Frame 1 (no input): blank canvas, image omitted
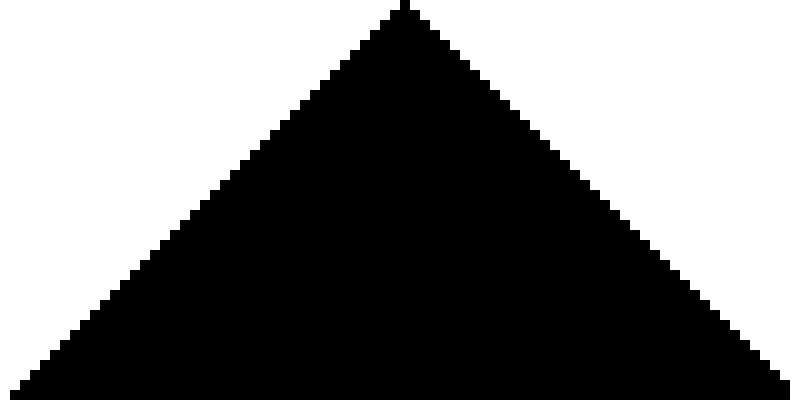
Frame 60 (the mouse pressed at the canvas centre just before this capture)
Frame 120 (the mouse held since frame 60 and released just before this capture): identical to frame 60, image omitted

The Processing sketch that drew this single still picture (run headless with seeded random() and noise(); from frame 60 on, the mouse is pressed at the canvas centre):

// Processing sketch: NOC_7_01_WolframCA_simple
// ── NOC_7_01_WolframCA_simple.pde
// Wolfram Cellular Automata
// Daniel Shiffman <http://www.shiffman.net>

// Simple demonstration of a Wolfram 1-dimensional cellular automata

CA ca;   // An instance object to describe the Wolfram basic Cellular Automata


void setup() {
  size(800, 400);
  background(255);
  ca = new CA();                 // Initialize CA
}

void draw() {
  ca.display();    // Draw the CA
  if (ca.generation < height/ca.w) {
    ca.generate();
  }
  
  //if (frameCount == 2) noLoop();
}


// ── CA.pde
// Wolfram Cellular Automata
// Daniel Shiffman <http://www.shiffman.net>

// A class to manage the CA

class CA {

  int[] cells;     // An array of 0s and 1s 
  int generation;  // How many generations?

  int[] ruleset = {1,1,0,1,1,1,1,0};           // Rule 222  

  int w = 10;

  CA() {
    cells = new int[width/w];
    for (int i = 0; i < cells.length; i++) {
      cells[i] = 0;
    }
    cells[cells.length/2] = 1;    // We arbitrarily start with just the middle cell having a state of "1"
    generation = 0;
  }

  // The process of creating the new generation
  void generate() {
    // First we create an empty array for the new values
    int[] nextgen = new int[cells.length];
    // For every spot, determine new state by examing current state, and neighbor states
    // Ignore edges that only have one neighor
    for (int i = 1; i < cells.length-1; i++) {
      int left = cells[i-1];   // Left neighbor state
      int me = cells[i];       // Current state
      int right = cells[i+1];  // Right neighbor state
      nextgen[i] = rules(left, me, right); // Compute next generation state based on ruleset
    }
    // The current generation is the new generation
    cells = nextgen;
    generation++;
    
  }

  // This is the easy part, just draw the cells, fill 255 for '1', fill 0 for '0'
  void display() {
    for (int i = 0; i < cells.length; i++) {
      if (cells[i] == 1) fill(0);
      else               fill(255);
      noStroke();
      rect(i*w, generation*w, w, w);
    }
  }



  // Implementing the Wolfram rules
  // Could be improved and made more concise, but here we can explicitly see what is going on for each case
  int rules (int a, int b, int c) {
    if (a == 1 && b == 1 && c == 1) return ruleset[0];
    if (a == 1 && b == 1 && c == 0) return ruleset[1];
    if (a == 1 && b == 0 && c == 1) return ruleset[2];
    if (a == 1 && b == 0 && c == 0) return ruleset[3];
    if (a == 0 && b == 1 && c == 1) return ruleset[4];
    if (a == 0 && b == 1 && c == 0) return ruleset[5];
    if (a == 0 && b == 0 && c == 1) return ruleset[6];
    if (a == 0 && b == 0 && c == 0) return ruleset[7];
    return 0;
  }
}
